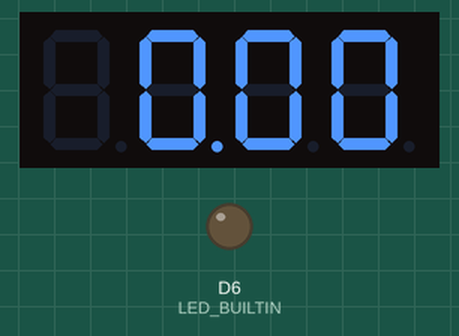
A sketch run on a simulated Arduino MKR. Parts: 4-digit seven-segment display, output pins drawn as LEDs (lit = HIGH). WiFi joins after 1.5 s; servers stay silent unless stated; not simulated (calls return 0 or success): secrets.h; pins used as bus, display or sensor lines are not drawn.

Above: at 12.6 s.
At 13.8 s:
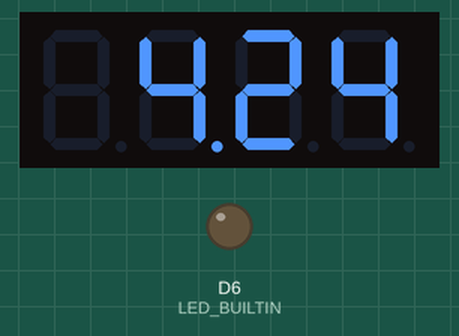
At 94.4 s:
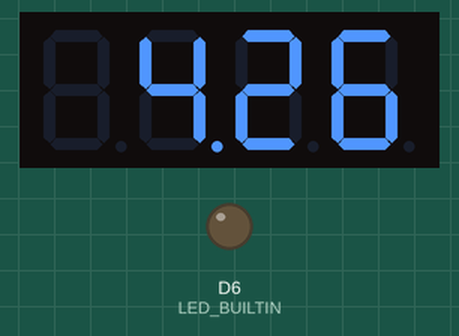
Timing chart, 0 to 95.9 s (numbered marks = the images above):
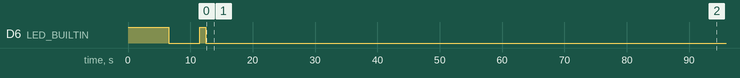

The sketch:

sevseg_clock.ino
```cpp
#include "SevSeg.h"
#include "SPI.h"
#include "WiFi101.h"
#include "secrets.h"
#include "WiFiUdp.h"
#include "string.h"

char ssid[] = SSID;
char pass[] = PASS;
int status = WL_IDLE_STATUS;

unsigned int uPort = 2390;
IPAddress timeServer(129,6,15,28);

const int PACKET_SIZE = 48;

byte packetBuffer[PACKET_SIZE];

WiFiUDP Udp;

SevSeg sevseg; //Initiate


void setup() {
    pinMode(LED_BUILTIN,OUTPUT);
    while(status != WL_CONNECTED){
      digitalWrite(LED_BUILTIN,HIGH);
      status = WiFi.begin(ssid,pass);
      delay(5000);
      digitalWrite(LED_BUILTIN,LOW);
      delay(5000);
    }
    digitalWrite(LED_BUILTIN,HIGH);
    delay(1000);
    digitalWrite(LED_BUILTIN,LOW);

    Udp.begin(uPort);

    byte numDigits = 4;
    byte digitPins[] = {0, 1, 2, 3};
    byte segmentPins[] = {4, 5, 6, 7, 8, 9, 10, 11};
    bool resistorsOnSegments = 0;

    sevseg.begin(COMMON_CATHODE, numDigits, digitPins, segmentPins, resistorsOnSegments,true,false,false);
    sevseg.setBrightness(80);
}
int time = 0;
int lastTime = 0;
void loop() {
    time = getTime();
    if(time != NULL){lastTime = time;}
    updateDisplay(time);
}

void updateDisplay(int time){
  if(time == NULL){time = lastTime;}
  sevseg.setNumber(time, 2);
  int start = millis();
  int end = millis();
  while((end - start) < 5000){
    sevseg.refreshDisplay();
    end = millis();
  }
  sevseg.setNumber(time, 2);
}

int getTime(){
  int hour;
  int minute;
  sendNTPpacket(timeServer);
  //delay(1000);
  sevseg.setNumber(time, 2);
  int start = millis();
  int end = millis();
  while((end - start) < 1200){
    sevseg.refreshDisplay(); // Must run repeatedly
    end = millis();
  }
  if(Udp.parsePacket()){
    Udp.read(packetBuffer,PACKET_SIZE);
    //get the time in a super fun code block
    unsigned long highWord = word(packetBuffer[40],packetBuffer[41]);
    unsigned long lowWord = word(packetBuffer[42],packetBuffer[43]);
    unsigned long sec1900 = highWord << 16 | lowWord;
    const unsigned long seventy = 2208988800UL;
    unsigned long epoch = sec1900 - seventy;
    epoch -= 21600; //mst offset

    hour = (epoch  % 86400L) / 3600;
    minute = (epoch  % 3600) / 60;
  }
  // wait ten seconds before asking for the time again

  int time= (hour * 100) + minute;
  return time;
}

unsigned long sendNTPpacket(IPAddress& address)
{
  memset(packetBuffer, 0, PACKET_SIZE);
  packetBuffer[0] = 0b11100011;
  packetBuffer[1] = 0;
  packetBuffer[2] = 6;
  packetBuffer[3] = 0xEC;
  packetBuffer[12]  = 49;
  packetBuffer[13]  = 0x4E;
  packetBuffer[14]  = 49;
  packetBuffer[15]  = 52;

  Udp.beginPacket(address, 123);
  Udp.write(packetBuffer, PACKET_SIZE);
  Udp.endPacket();
}
```

Measured:
- what the display in image 0 shows lasts 1.2 s, from 12.5 s to 13.7 s
- what the display in image 1 shows lasts 18.6 s, from 13.7 s to 32.3 s
